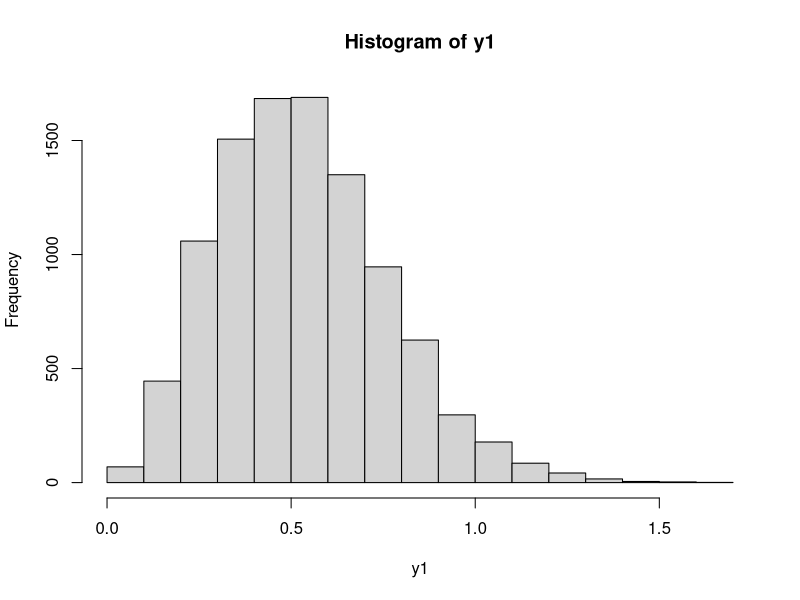
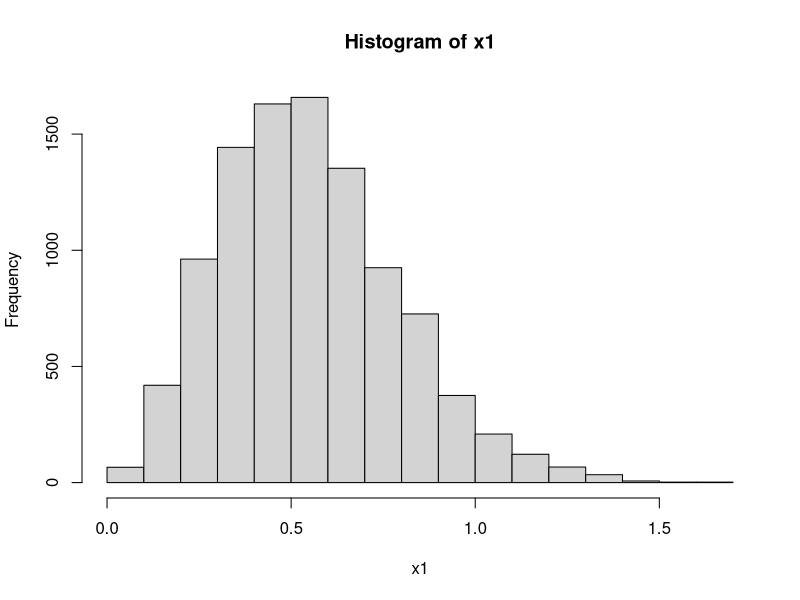
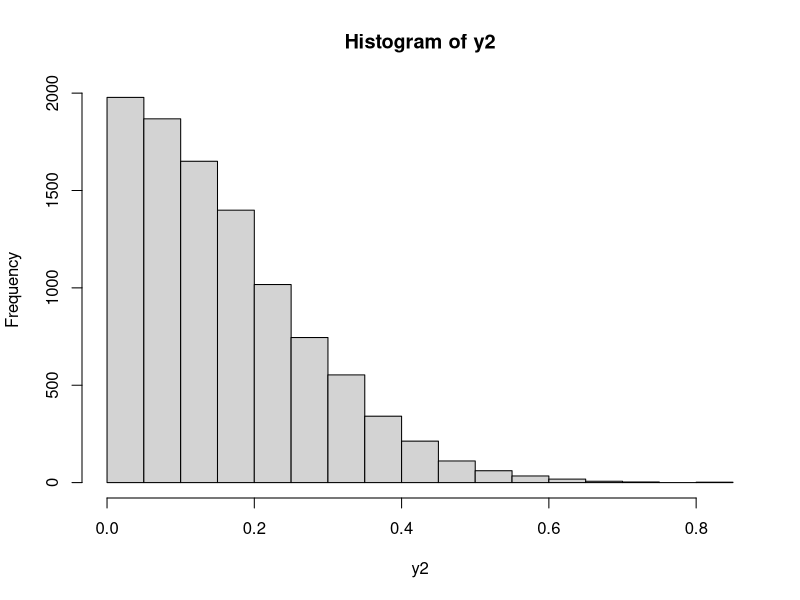
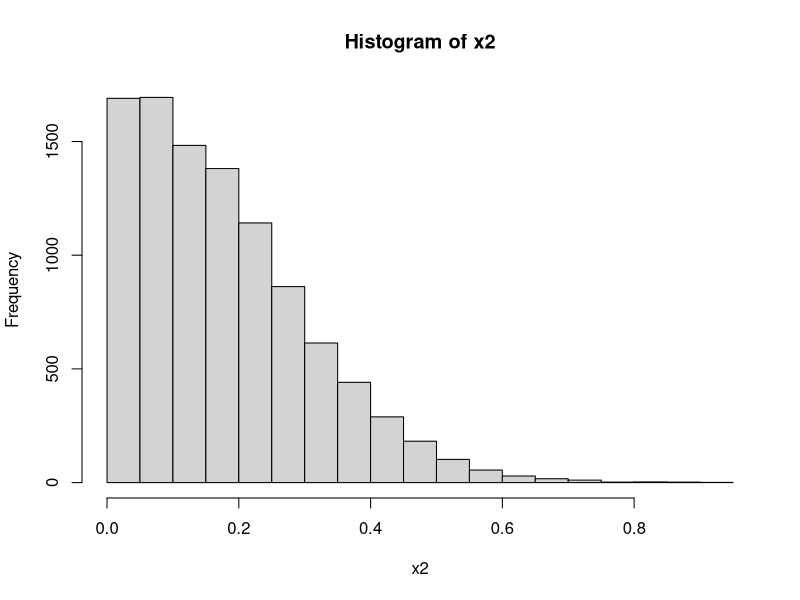
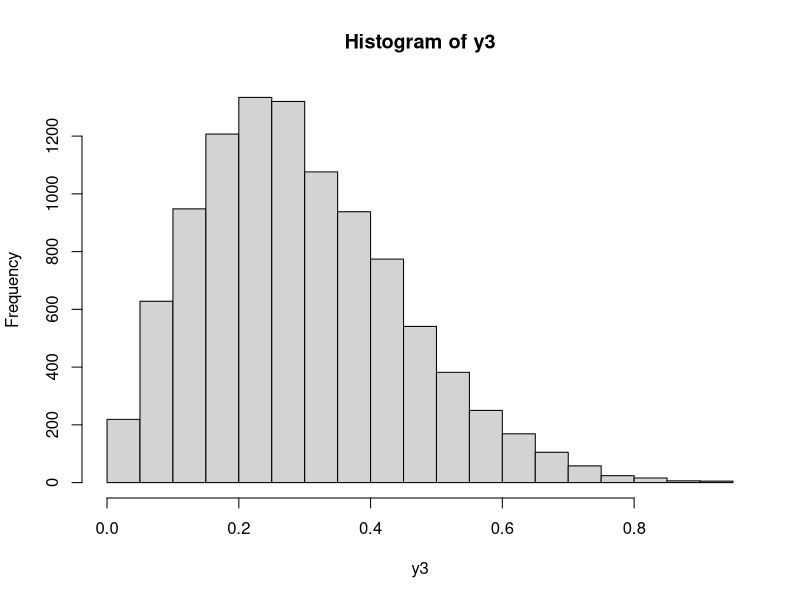
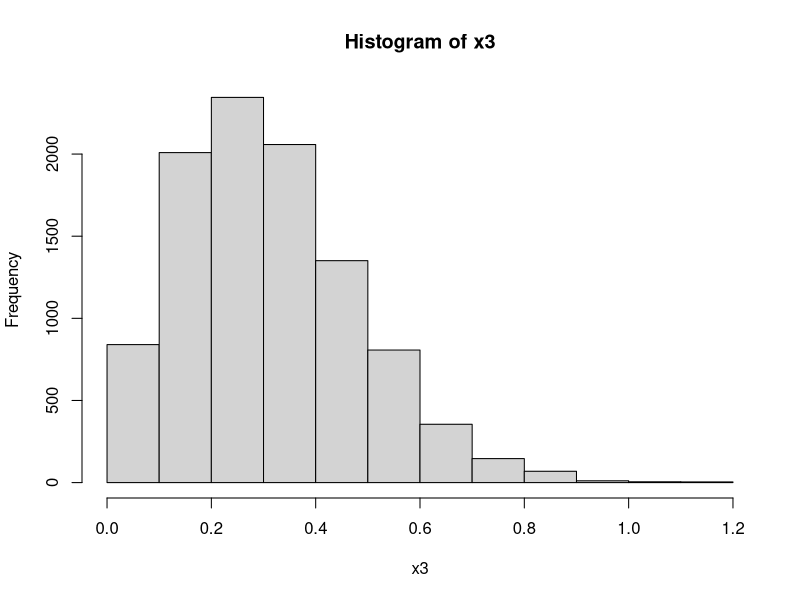
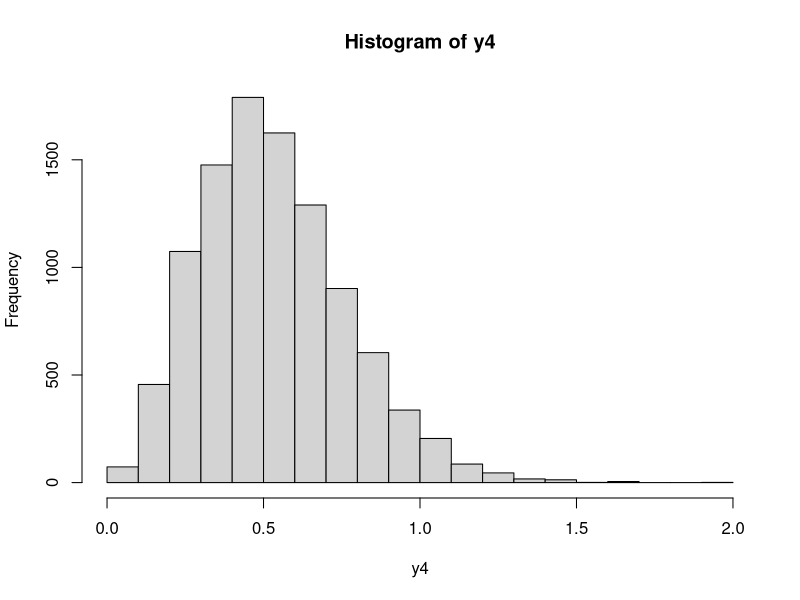
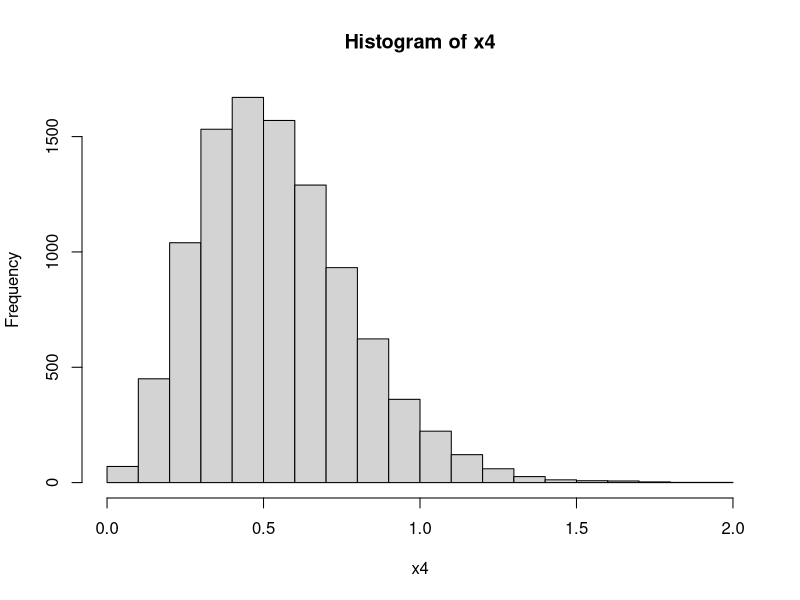

The R script that drew these images, in order:
## ---- chunk 1
y1=replicate (10000, {a<-rnorm(60)
level<-rep(1:4, times=15)
b<-tapply(a,level,mean)
b[which.max(b)]-b[which.min(b)]
})
hist(y1)

x1=replicate (10000, {a<-rnorm(60)
level<-c(rep(1, times=10),rep(2, times=20),rep(3, times=15), rep(4, times=15))
b<-tapply(a,level,mean)
b[which.max(b)]-b[which.min(b)]
})
hist(x1)

ks.test(x1, y1)
## ---- chunk 2
y2=replicate (10000, {a<-rnorm(100)
level<-rep(1:2, times=50)
b<-tapply(a,level,mean)
b[which.max(b)]-b[which.min(b)]
})
hist(y2)

x2=replicate (10000, {a<-rnorm(100)
level<-c(rep(1, times=70),rep(2, times=30))
b<-tapply(a,level,mean)
b[which.max(b)]-b[which.min(b)]
})
hist(x2)

ks.test(x2, y2)
## ---- chunk 3

y3=replicate (10000, {a<-rnorm(99)
level<-rep(1:3, times=33)
b<-tapply(a,level,mean)
b[which.max(b)]-b[which.min(b)]
})
hist(y3)

x3=replicate (10000, {a<-rnorm(99)
level<-c(rep(1, times=20),rep(2, times=30),rep(3, times=49))
b<-tapply(a,level,mean)
b[which.max(b)]-b[which.min(b)]
})
hist(x3)

ks.test(x3, y3)
## ---- chunk 4
y4=replicate (10000, {a<-rexp(60)
level<-rep(1:4, times=15)
b<-tapply(a,level,mean)
b[which.max(b)]-b[which.min(b)]
})
hist(y4)


x4=replicate (10000, {a<-rexp(60)
level<-c(rep(1, times=10),rep(2, times=20),rep(3, times=15), rep(4, times=15))
b<-tapply(a,level,mean)
b[which.max(b)]-b[which.min(b)]
})
hist(x4)

ks.test(x4, y4)
## ---- chunk 5
y5=replicate (10000, {a<-runif(60)
level<-rep(1:2, times=30)
b<-tapply(a,level,mean)
b[which.max(b)]-b[which.min(b)]
})
hist(y5)


x5=replicate (10000, {a<-runif(60)
level<-c(rep(1, times=20),rep(2, times=40))
b<-tapply(a,level,mean)
b[which.max(b)]-b[which.min(b)]
})
hist(x5)

ks.test(x5, y5)
## ---- chunk 6
y6=replicate (10000, {a<-rnorm(100)
level<-rep(1:2, times=50)
b<-tapply(a,level,mean)
b[which.max(b)]-b[which.min(b)]
})
hist(y6)

x6=replicate (10000, {a<-rnorm(100)
level<-c(rep(1, times=55),rep(2, times=45))
b<-tapply(a,level,mean)
b[which.max(b)]-b[which.min(b)]
})
hist(x6)

ks.test(x6, y6)
